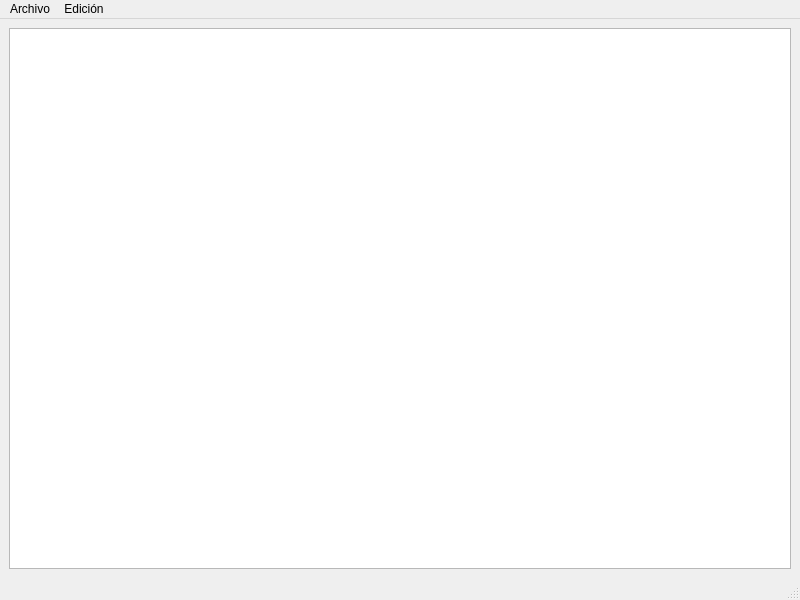
<?xml version="1.0" encoding="UTF-8"?>
<ui version="4.0">
 <class>MainWindow</class>
 <widget class="QMainWindow" name="MainWindow">
  <property name="geometry">
   <rect>
    <x>0</x>
    <y>0</y>
    <width>800</width>
    <height>600</height>
   </rect>
  </property>
  <property name="windowTitle">
   <string>MainWindow</string>
  </property>
  <widget class="QWidget" name="centralwidget">
   <layout class="QVBoxLayout" name="verticalLayout">
    <item>
     <widget class="QTextEdit" name="textEdit"/>
    </item>
   </layout>
  </widget>
  <widget class="QStatusBar" name="statusbar"/>
  <widget class="QMenuBar" name="menubar">
   <property name="geometry">
    <rect>
     <x>0</x>
     <y>0</y>
     <width>800</width>
     <height>21</height>
    </rect>
   </property>
   <widget class="QMenu" name="menuArchivo">
    <property name="title">
     <string>Archivo</string>
    </property>
    <addaction name="actionAbrir"/>
    <addaction name="actionGuardar"/>
    <addaction name="actionImprimir"/>
    <addaction name="actionEliminar_2"/>
   </widget>
   <widget class="QMenu" name="menuEdici_n">
    <property name="title">
     <string>Edición</string>
    </property>
    <widget class="QMenu" name="menuAlineaci_n">
     <property name="title">
      <string>Alineación</string>
     </property>
     <addaction name="actionDerecha"/>
     <addaction name="actionCentro"/>
     <addaction name="actionIzquierda"/>
    </widget>
    <addaction name="actionCopiar"/>
    <addaction name="actionPegar"/>
    <addaction name="actionCortar"/>
    <addaction name="actionFuente"/>
    <addaction name="actionColor"/>
    <addaction name="menuAlineaci_n"/>
   </widget>
   <addaction name="menuArchivo"/>
   <addaction name="menuEdici_n"/>
  </widget>
  <action name="actionAbrir">
   <property name="icon">
    <iconset resource="Iconos.qrc">
     <normaloff>:/Abrir.png</normaloff>:/Abrir.png</iconset>
   </property>
   <property name="text">
    <string>Abrir</string>
   </property>
  </action>
  <action name="actionGuardar">
   <property name="icon">
    <iconset resource="Iconos.qrc">
     <normaloff>:/Guardar.png</normaloff>:/Guardar.png</iconset>
   </property>
   <property name="text">
    <string>Guardar</string>
   </property>
  </action>
  <action name="actionCopiar">
   <property name="icon">
    <iconset resource="Iconos.qrc">
     <normaloff>:/Copiar.png</normaloff>:/Copiar.png</iconset>
   </property>
   <property name="text">
    <string>Copiar</string>
   </property>
  </action>
  <action name="actionPegar">
   <property name="icon">
    <iconset resource="Iconos.qrc">
     <normaloff>:/Pegar.png</normaloff>:/Pegar.png</iconset>
   </property>
   <property name="text">
    <string>Pegar</string>
   </property>
  </action>
  <action name="actionCortar">
   <property name="icon">
    <iconset resource="Iconos.qrc">
     <normaloff>:/Cortar.png</normaloff>:/Cortar.png</iconset>
   </property>
   <property name="text">
    <string>Cortar</string>
   </property>
  </action>
  <action name="actionImprimir">
   <property name="icon">
    <iconset resource="Imprimir.qrc">
     <normaloff>:/Imprimir.png</normaloff>:/Imprimir.png</iconset>
   </property>
   <property name="text">
    <string>Imprimir</string>
   </property>
  </action>
  <action name="actionEliminar">
   <property name="text">
    <string>Eliminar</string>
   </property>
  </action>
  <action name="actionEliminar_2">
   <property name="icon">
    <iconset resource="Iconos.qrc">
     <normaloff>:/Eliminar.png</normaloff>:/Eliminar.png</iconset>
   </property>
   <property name="text">
    <string>Eliminar</string>
   </property>
  </action>
  <action name="actionFuente">
   <property name="icon">
    <iconset>
     <normaloff>../../../../Downloads/Fuente.png</normaloff>../../../../Downloads/Fuente.png</iconset>
   </property>
   <property name="text">
    <string>Fuente</string>
   </property>
  </action>
  <action name="actionColor">
   <property name="icon">
    <iconset>
     <normaloff>../../../../Downloads/Color.png</normaloff>../../../../Downloads/Color.png</iconset>
   </property>
   <property name="text">
    <string>Color</string>
   </property>
  </action>
  <action name="actionDerecha">
   <property name="text">
    <string>Derecha</string>
   </property>
  </action>
  <action name="actionCentro">
   <property name="text">
    <string>Centro</string>
   </property>
  </action>
  <action name="actionIzquierda">
   <property name="text">
    <string>Izquierda</string>
   </property>
  </action>
 </widget>
 <resources>
  <include location="Imprimir.qrc"/>
  <include location="Iconos.qrc"/>
 </resources>
 <connections/>
</ui>
